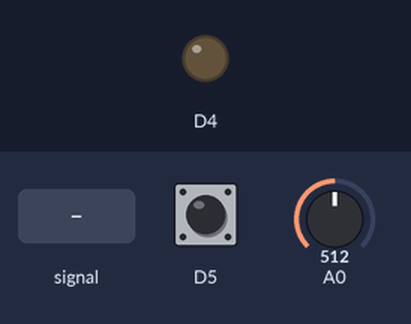
A program run on a simulated ESP8266 (NodeMCU). Parts: output pins drawn as LEDs (lit = HIGH). Inputs (shaded band) come from the test bench; at power-on: D5 HIGH, A0 = 512.

Above: at 0.01 s.
At 1.2 s:
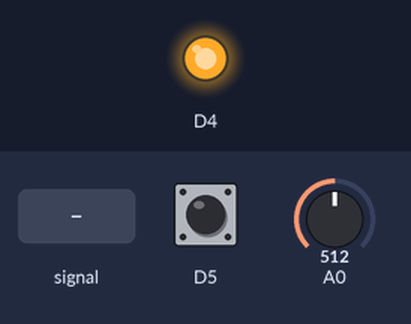
1.3 s: D5 pulled LOW for 0.15 s
At 2.4 s:
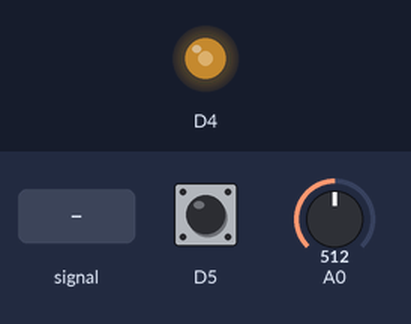
Timing chart, 0 to 2.0 s (numbered marks = the images above; inputs shaded):
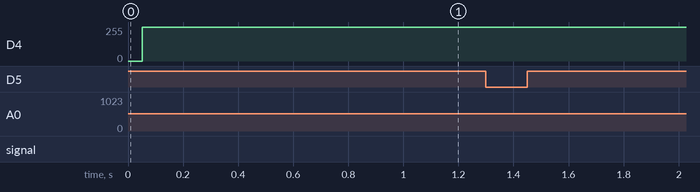

The program:

main.cpp
```cpp
// Mohawk College - COMP-10184
//
// Digital Input/Output Lab - Test Program
//
#include <Arduino.h>

/*
 * I, Justin Borzi, 000798465 certify that this material is my original
 * work. No other person's work has been used without due
 * acknowledgement. (Replace with your own name and student number)
 */

// Track the state of the button and light
byte lastButtonState = HIGH;
byte ledState = HIGH;

// Track the brightness state of the light
unsigned long lastBrightness = 0;

// Setup the debounce timings and time since it was last clicked.
unsigned long debounceDuration = 50; // millis
unsigned long lastTimeButtonStateChanged = 0;

void setup()
{
  // configure the USB serial monitor
  Serial.begin(115200);

  // configure pin D5 as digital input - this is the pushbutton
  pinMode(D5, INPUT_PULLUP);

  // configure pin D4 as a digital output - this is the LED
  pinMode(D4, OUTPUT);

  // set default PWM range
  analogWriteRange(1023);
}

void loop()
{
  // Check the time between button presses is atleast ~50ms for a debounce.
  if (millis() - lastTimeButtonStateChanged > debounceDuration)
  {

    // Set the default of the light state to off.
    analogWrite(D4, 1023);

    // Read the current state
    byte buttonState = digitalRead(D5);

    // Determine if the button press doesnt equal the last. if it doesnt then its a new button press...
    if (buttonState != lastButtonState)
    {

      // Save the new button state as the last state.
      lastButtonState = buttonState;

      if (buttonState == LOW)
      {
        // Swap the LED state to on or off depending on previous state.
        ledState = (ledState == HIGH) ? LOW : HIGH;

        // Write the new state to the light.
        digitalWrite(D4, ledState);
      }
    }
  }

  // Determine if the LED state is on, if so turn the light on with the current or last brightness observed.
  if (ledState == LOW)
  {
    // read the brightness and set it to a global variable.
    lastBrightness = analogRead(A0);

    // set the PWM pulse width with the new brightness.
    analogWrite(D4, lastBrightness);
  }
}
```
